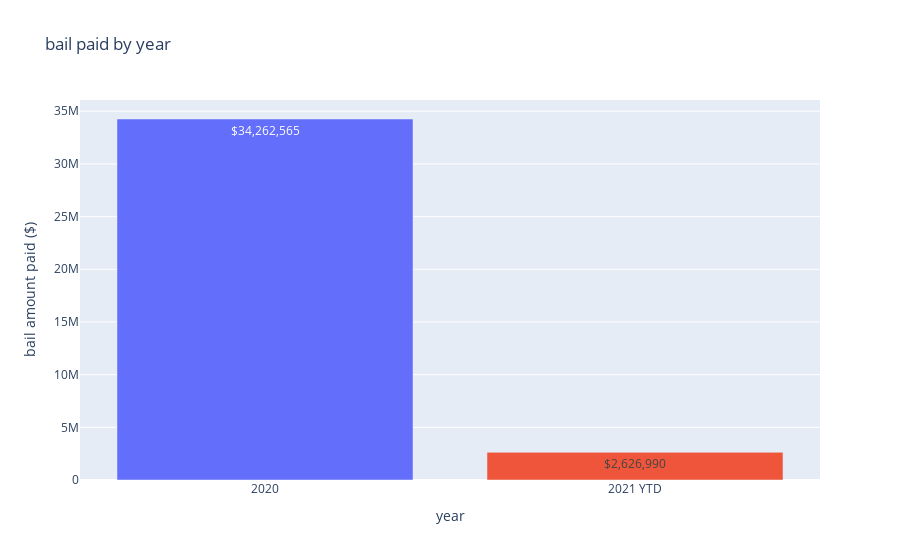

Write notebook code for a chart like this one.
### Code cell
# Initialize figure
fig = go.Figure()

# 2020
fig.add_trace(go.Bar(
    x = [0],
    y = [bail_paid_2020],
    orientation = "v",
    text = ["$"+f'{bail_paid_2020:,.0f}'],
    textposition = "inside",
    hoverinfo = "text",
    hovertext = ["2020 <br>$"+f'{bail_paid_2020:,.0f}'],
    showlegend = False
    ))

# 2021
fig.add_trace(go.Bar(
    x = [1],
    y = [bail_paid_2021],
    orientation = "v",
    text = ["$"+f'{bail_paid_2021:,.0f}'],
    textposition = "inside",
    hoverinfo = "text",
    hovertext = ["2021 <br>$"+f'{bail_paid_2021:,.0f}'],
    showlegend = False

    ))

fig.update_layout(
    title="bail paid by year",
    xaxis_title="year",
    yaxis_title="bail amount paid ($)",
    xaxis_tickvals = [0, 1],
    xaxis_ticktext = ["2020","2021 YTD"]
)
fig.show()

### Figure 1 — Plotly figure (JSON) as saved in the notebook; plotly's stock layout.template omitted (floating-point values rounded to 4 significant figures)
{"data": [{"hoverinfo": "text", "hovertext": ["2020 <br>$34,262,565"], "orientation": "v", "showlegend": false, "text": ["$34,262,565"], "textposition": "inside", "type": "bar", "x": [0], "y": [34262565]}, {"hoverinfo": "text", "hovertext": ["2021 <br>$2,626,990"], "orientation": "v", "showlegend": false, "text": ["$2,626,990"], "textposition": "inside", "type": "bar", "x": [1], "y": [2626990]}], "layout": {"title": {"text": "bail paid by year"}, "xaxis": {"ticktext": ["2020", "2021 YTD"], "tickvals": [0, 1], "title": {"text": "year"}}, "yaxis": {"title": {"text": "bail amount paid ($)"}}}}
